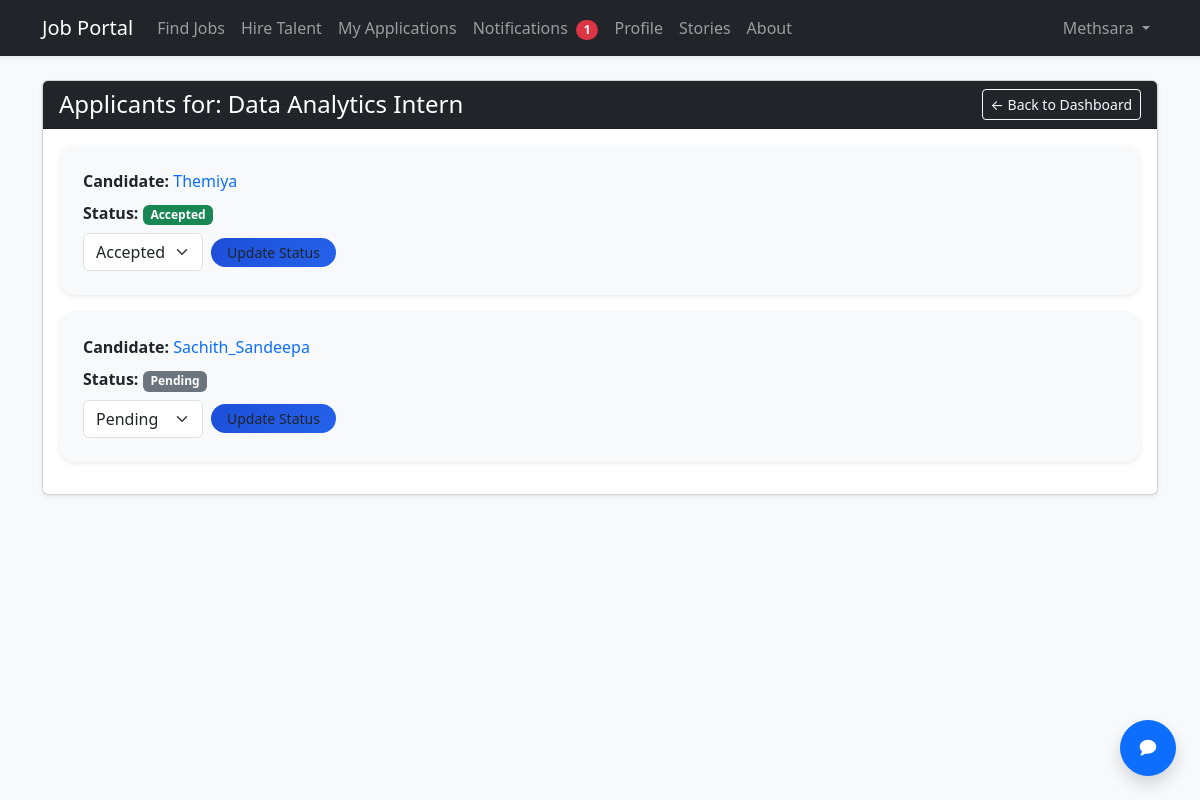
/jobs/2/applications/ (signed in), run on an earlier commit of the app's database.
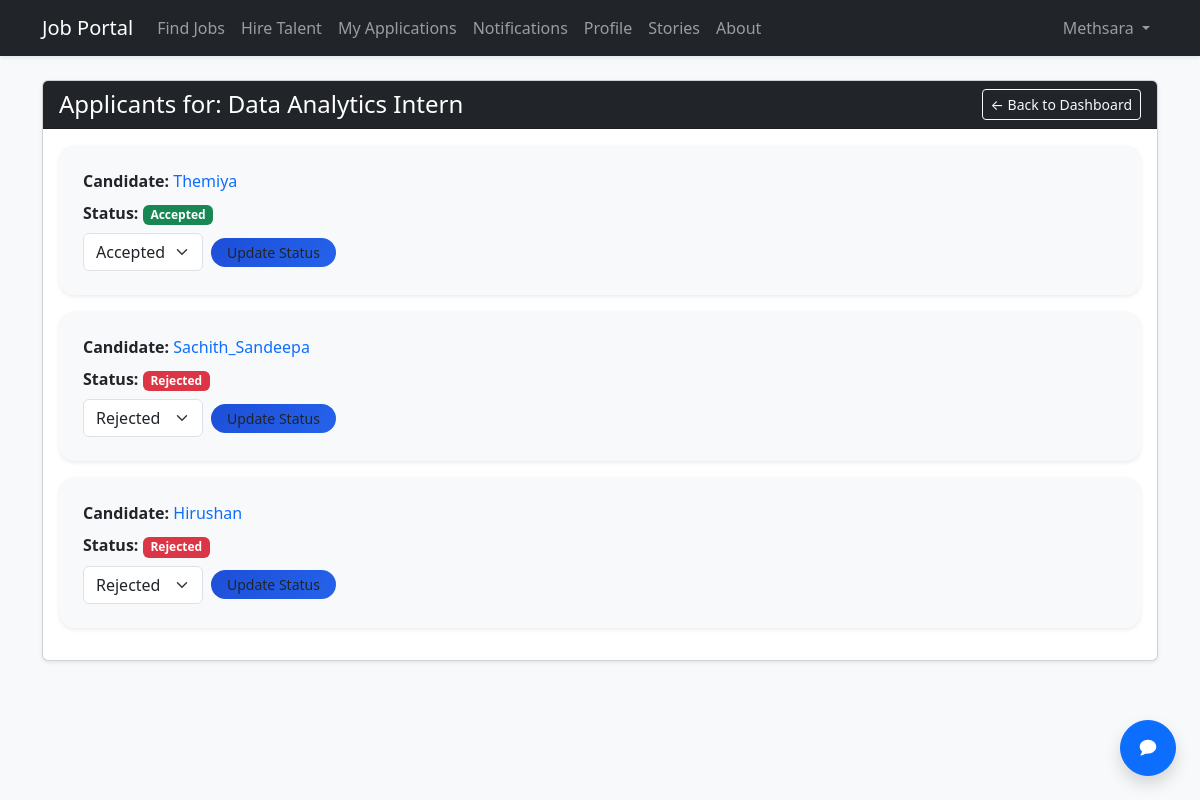
And on a later commit of the database.
### applications/models.py (models this page shows, shortened)
class Application(models.Model):
    STATUS_CHOICES = [
        ('Pending', 'Pending'),
        ('Accepted', 'Accepted'),
        ('Rejected', 'Rejected'),
    ]
    user = models.ForeignKey(User, on_delete=models.CASCADE)
    job = models.ForeignKey(Job, on_delete=models.CASCADE)
    applied_date = models.DateTimeField(auto_now_add=True)
    status = models.CharField(max_length=20, choices=STATUS_CHOICES, default='Pending')
    class Meta:
        constraints = [
            models.UniqueConstraint(fields=["user", "job"], name="unique_application_per_user_job"),
        ]

### jobs/views.py (the view)
# urls.py: path('<int:job_id>/applications/', views.manage_job_applications, name='manage_job_applications'),
@login_required
def manage_job_applications(request, job_id):
    job = get_object_or_404(Job, id=job_id)
    if job.employer != request.user:
        return HttpResponseForbidden("Forbidden.")
    applications = Application.objects.filter(job=job)
    return render(request, 'manage_applications.html', {'job': job, 'applications': applications})

### jobportal/context_processors.py (called while the page is built)
def unread_notifications_count(request):
    if not getattr(request, "user", None) or not request.user.is_authenticated:
        return {
            "unread_notifications_count": 0,
            "unread_message_count": 0,
            "recent_messages": [],
        }
    return {
        "unread_notifications_count": Notification.objects.filter(
            recipient=request.user, is_read=False
        ).count(),
        "unread_message_count": DirectMessage.objects.filter(
            recipient=request.user, is_read=False
        ).count(),
        "recent_messages": DirectMessage.objects.filter(recipient=request.user)
        .select_related("sender")
        .only("id", "sender__username", "subject", "body", "sent_at", "is_read")
        [:10],
    }

### jobs/models.py (called while the page is built)
    @property
    def employer(self):
        return self.created_by

### jobs/templates/manage_applications.html (shortened to what this page needs)
{% extends 'base.html' %}
{% block content %}
<div class="card shadow-sm mt-4">
    <div class="card-header bg-dark text-white d-flex justify-content-between align-items-center">
        <h4 class="mb-0">Applicants for: {{ job.title }}</h4>
        <a href="{% url 'employer_dashboard' %}" class="btn btn-sm btn-outline-light">← Back to Dashboard</a>
    </div>
    <div class="card-body">
        {% for app in applications %}
            <div class="border-0 p-4 mb-3 rounded-4 bg-light shadow-sm">
                <p class="mb-2">
                  <b>Candidate:</b>
                  <a class="text-decoration-none" href="{% url 'profile_detail' app.user.id %}">
                    {{ app.user.get_full_name|default:app.user.username }}
                  </a>
                </p>
                <p class="mb-2">
                    <b>Status:</b>
                    <span
                        class="badge {% if app.status == 'Accepted' %}bg-success{% elif app.status == 'Rejected' %}bg-danger{% else %}bg-secondary{% endif %}"
                        id="status-badge-{{ app.id }}"
                    >
                        {{ app.status }}
                    </span>
                </p>
                <form method="POST" class="d-flex align-items-center gap-2 js-status-form" data-application-id="{{ app.id }}">
                    <select name="status" class="form-select w-auto">
                        <option value="Pending" {% if app.status == 'Pending' %}selected{% endif %}>Pending</option>
                        <option value="Accepted" {% if app.status == 'Accepted' %}selected{% endif %}>Accepted</option>
                        <option value="Rejected" {% if app.status == 'Rejected' %}selected{% endif %}>Rejected</option>
                    </select>
                    <button type="submit" class="btn btn-gradient-primary rounded-pill btn-sm px-3">Update Status</button>
                </form>
            </div>
        {% empty %}
            <p class="text-muted">No candidates have applied yet.</p>
        {% endfor %}
    </div>
</div>
{% endblock %}

### templates/base.html (shortened to what this page needs)
<!DOCTYPE html>
<html lang="en">
<head>
    <link href="https://cdn.jsdelivr.net/npm/bootstrap@5.3.0/dist/css/bootstrap.min.css" rel="stylesheet">
</head>
<body class="bg-light">
<nav class="navbar navbar-expand-lg navbar-dark bg-dark mb-4 shadow-sm">
    <div class="container">
        <a class="navbar-brand" href="/">Job Portal</a>
        <div class="collapse navbar-collapse" id="mainNavbar">
            <ul class="navbar-nav me-auto mb-2 mb-lg-0">
                {% if user.is_authenticated %}
                  {% if user.groups.all.0.name == 'Employer' %}
                    <li class="nav-item"><a class="nav-link" href="{% url 'job_list' %}">Find Jobs</a></li>
                    <li class="nav-item"><a class="nav-link" href="{% url 'talent_list' %}">Hire Talent</a></li>
                    <li class="nav-item"><a class="nav-link" href="{% url 'my_applications' %}">My Applications</a></li>
                    <li class="nav-item">
                      <a class="nav-link" href="{% url 'notifications_list' %}">
                        Notifications
                        {% if unread_notifications_count %}
                          <span class="badge text-bg-danger rounded-pill ms-1">{{ unread_notifications_count }}</span>
                        {% endif %}
                      </a>
                    </li>
                    <li class="nav-item"><a class="nav-link" href="{% url 'profile_detail' user.id %}">Profile</a></li>
                    <li class="nav-item"><a class="nav-link" href="{% url 'story_list' %}">Stories</a></li>
                    <li class="nav-item"><a class="nav-link" href="{% url 'about_us' %}">About</a></li>
                  {% endif %}
                {% else %}
                  <li class="nav-item"><a class="nav-link" href="{% url 'job_list' %}">Find Jobs</a></li>
                  <li class="nav-item"><a class="nav-link" href="{% url 'story_list' %}">Stories</a></li>
                  <li class="nav-item"><a class="nav-link" href="{% url 'about_us' %}">About</a></li>
                {% endif %}
            </ul>
            <ul class="navbar-nav ms-auto align-items-lg-center">
                {% if user.is_authenticated %}
                    <li class="nav-item dropdown">
                        <a class="nav-link dropdown-toggle" href="#" role="button" data-bs-toggle="dropdown" aria-expanded="false">
                            {{ user.username }}
                        </a>
                    </li>
                {% endif %}
            </ul>
        </div>
    </div>
</nav>
<div class="container">
    {% block content %}
    {% endblock %}
</div>
{% if user.is_authenticated %}
  <button
    type="button"
    class="btn btn-primary position-fixed bottom-0 end-0 m-4 rounded-circle shadow d-flex align-items-center justify-content-center"
    style="width: 56px; height: 56px; z-index: 1080;"
    data-bs-toggle="offcanvas"
    data-bs-target="#inboxOffcanvas"
    aria-controls="inboxOffcanvas"
    aria-label="Open inbox"
  >
  </button>
{% endif %}
</body>
</html>

What changed in the data, as far as the page shows it:
changed Application "Sachith_Sandeepa": status "Pending" → "Rejected"
added Application: user.get_full_name "Hirushan", status "Rejected"
Also different on the page:
{{ unread_notifications_count }}: "1" → (not shown)
